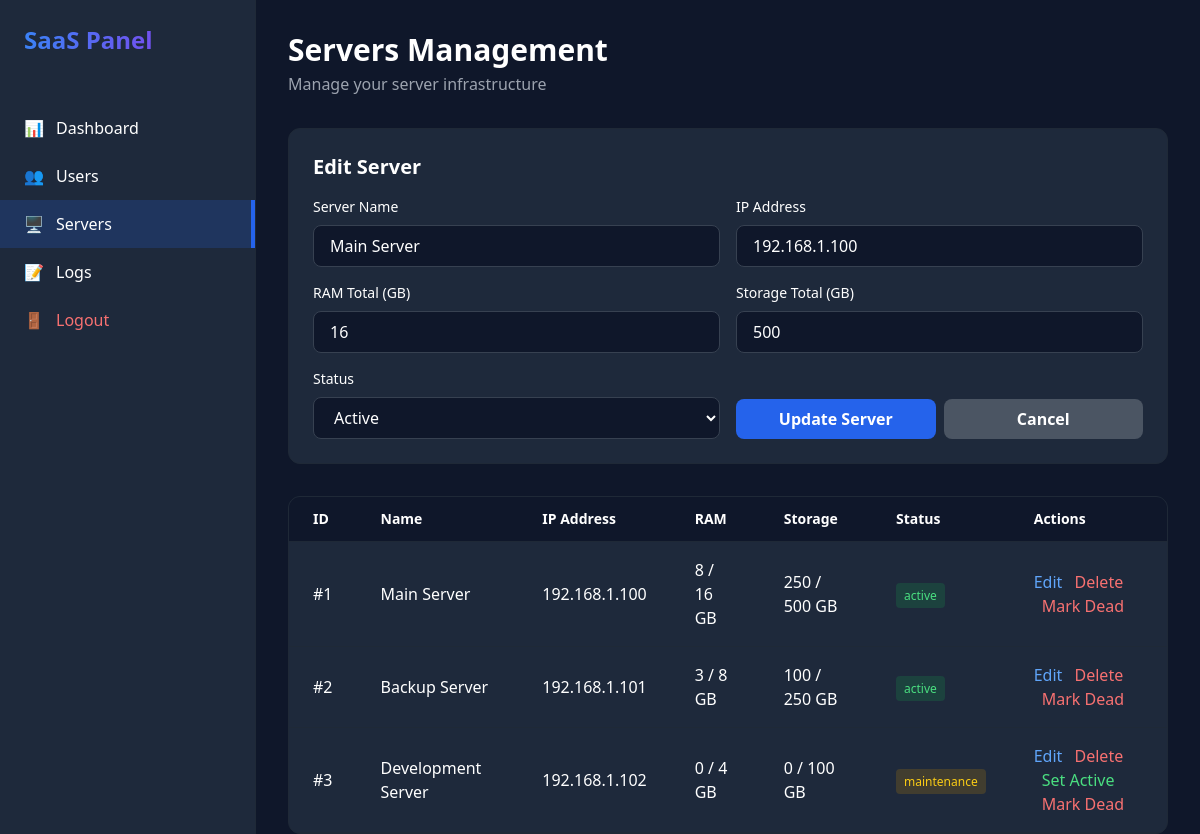
/admin/servers.php?edit=1 (signed in), run on the app's committed database.
### tables this page shows
CREATE TABLE servers (
    id INT AUTO_INCREMENT PRIMARY KEY,
    name VARCHAR(255) NOT NULL,
    ip_address VARCHAR(45) NOT NULL,
    status ENUM('active', 'dead', 'maintenance') DEFAULT 'active',
    ram_total INT DEFAULT 0 COMMENT 'RAM in GB',
    ram_used INT DEFAULT 0,
    storage_total INT DEFAULT 0 COMMENT 'Storage in GB',
    storage_used INT DEFAULT 0,
    last_check TIMESTAMP NULL,
    created_at TIMESTAMP DEFAULT CURRENT_TIMESTAMP,
    INDEX idx_status (status)
);

### admin/servers.php (the view, shortened to what this page needs)
<?php
require_once '../config/db.php';
$servers_query = mysqli_query($conn, "SELECT * FROM servers ORDER BY created_at DESC");
$edit_server = null;
if (isset($_GET['edit'])) {
    $edit_id = (int)$_GET['edit'];
    $result = mysqli_query($conn, "SELECT * FROM servers WHERE id = $edit_id");
    $edit_server = mysqli_fetch_assoc($result);
}
?>
<!DOCTYPE html>
<html lang="en">
<head>
    <script src="https://cdn.tailwindcss.com"></script>
</head>
<body class="bg-[#0f172a] text-white">
    <div class="flex h-screen">
        <div class="w-64 bg-[#1e293b] border-r border-gray-800 fixed h-full">
            <div class="p-6">
                <h2 class="text-2xl font-bold bg-gradient-to-r from-blue-500 to-purple-600 bg-clip-text text-transparent">
                </h2>
            </div>
            <nav class="mt-6">
                <a href="index.php" class="flex items-center px-6 py-3 hover:bg-gray-800 transition">
                    <span class="mr-3">📊</span> Dashboard
                </a>
                <a href="users.php" class="flex items-center px-6 py-3 hover:bg-gray-800 transition">
                    <span class="mr-3">👥</span> Users
                </a>
                <a href="servers.php" class="flex items-center px-6 py-3 bg-blue-600/20 border-r-4 border-blue-600">
                    <span class="mr-3">🖥️</span> Servers
                </a>
                <a href="logs.php" class="flex items-center px-6 py-3 hover:bg-gray-800 transition">
                    <span class="mr-3">📝</span> Logs
                </a>
                <a href="../auth/logout.php" class="flex items-center px-6 py-3 hover:bg-gray-800 transition text-red-400">
                    <span class="mr-3">🚪</span> Logout
                </a>
            </nav>
        </div>
        <div class="flex-1 ml-64 p-8">
            <div class="mb-8">
                <h1 class="text-3xl font-bold">Servers Management</h1>
                <p class="text-gray-400 mt-1">Manage your server infrastructure</p>
            </div>
            <div class="bg-[#1e293b] p-6 rounded-xl border border-gray-800 mb-8">
                <h2 class="text-xl font-semibold mb-4"><?= $edit_server ? 'Edit Server' : 'Add New Server' ?></h2>
                <form method="POST" class="grid md:grid-cols-2 gap-4">
                    <div>
                        <label class="block text-sm mb-2">Server Name</label>
                        <input type="text" name="name" required value="<?= $edit_server['name'] ?? '' ?>"
                               class="w-full px-4 py-2 bg-[#0f172a] border border-gray-700 rounded-lg focus:outline-none focus:border-blue-500">
                    </div>
                    <div>
                        <label class="block text-sm mb-2">IP Address</label>
                        <input type="text" name="ip_address" required value="<?= $edit_server['ip_address'] ?? '' ?>"
                               class="w-full px-4 py-2 bg-[#0f172a] border border-gray-700 rounded-lg focus:outline-none focus:border-blue-500">
                    </div>
                    <div>
                        <label class="block text-sm mb-2">RAM Total (GB)</label>
                        <input type="number" name="ram_total" required value="<?= $edit_server['ram_total'] ?? 0 ?>"
                               class="w-full px-4 py-2 bg-[#0f172a] border border-gray-700 rounded-lg focus:outline-none focus:border-blue-500">
                    </div>
                    <div>
                        <label class="block text-sm mb-2">Storage Total (GB)</label>
                        <input type="number" name="storage_total" required value="<?= $edit_server['storage_total'] ?? 0 ?>"
                               class="w-full px-4 py-2 bg-[#0f172a] border border-gray-700 rounded-lg focus:outline-none focus:border-blue-500">
                    </div>
                    <div>
                        <label class="block text-sm mb-2">Status</label>
                        <select name="status" class="w-full px-4 py-2 bg-[#0f172a] border border-gray-700 rounded-lg focus:outline-none focus:border-blue-500">
                            <option value="active" <?= ($edit_server['status'] ?? '') == 'active' ? 'selected' : '' ?>>Active</option>
                        </select>
                    </div>
                    <div class="flex items-end">
                        <button type="submit" class="w-full bg-blue-600 hover:bg-blue-700 py-2 rounded-lg font-semibold transition">
                            <?= $edit_server ? 'Update Server' : 'Add Server' ?>
                        </button>
                        <?php if ($edit_server): ?>
                            <a href="servers.php" class="ml-2 w-full bg-gray-600 hover:bg-gray-700 py-2 rounded-lg font-semibold transition text-center">
                                Cancel
                            </a>
                        <?php endif; ?>
                    </div>
                </form>
            </div>
            <div class="bg-[#1e293b] rounded-xl border border-gray-800 overflow-hidden">
                <table class="w-full">
                    <thead class="bg-[#0f172a] border-b border-gray-800">
                        <tr>
                            <th class="px-6 py-3 text-left text-sm font-semibold">ID</th>
                            <th class="px-6 py-3 text-left text-sm font-semibold">Name</th>
                            <th class="px-6 py-3 text-left text-sm font-semibold">IP Address</th>
                            <th class="px-6 py-3 text-left text-sm font-semibold">RAM</th>
                            <th class="px-6 py-3 text-left text-sm font-semibold">Storage</th>
                            <th class="px-6 py-3 text-left text-sm font-semibold">Status</th>
                            <th class="px-6 py-3 text-left text-sm font-semibold">Actions</th>
                        </tr>
                    </thead>
                    <tbody>
                        <?php while ($server = mysqli_fetch_assoc($servers_query)): ?>
                        <tr class="border-b border-gray-800 hover:bg-gray-800/50 transition">
                            <td class="px-6 py-4">#<?= $server['id'] ?></td>
                            <td class="px-6 py-4 font-medium"><?= htmlspecialchars($server['name']) ?></td>
                            <td class="px-6 py-4"><?= htmlspecialchars($server['ip_address']) ?></td>
                            <td class="px-6 py-4"><?= $server['ram_used'] ?> / <?= $server['ram_total'] ?> GB</td>
                            <td class="px-6 py-4"><?= $server['storage_used'] ?> / <?= $server['storage_total'] ?> GB</td>
                            <td class="px-6 py-4">
                                <span class="px-2 py-1 rounded text-xs <?=
                                    $server['status'] == 'active' ? 'bg-green-600/20 text-green-400' :
                                    ($server['status'] == 'dead' ? 'bg-red-600/20 text-red-400' : 'bg-yellow-600/20 text-yellow-400') ?>">
                                    <?= $server['status'] ?>
                                </span>
                            </td>
                            <td class="px-6 py-4 space-x-2">
                                <a href="?edit=<?= $server['id'] ?>" class="text-blue-400 hover:text-blue-300">Edit</a>
                                <a href="?delete=<?= $server['id'] ?>" class="text-red-400 hover:text-red-300" onclick="return confirm('Delete this server?')">Delete</a>
                                <?php if ($server['status'] != 'active'): ?>
                                    <a href="?status=active&id=<?= $server['id'] ?>" class="text-green-400 hover:text-green-300">Set Active</a>
                                <?php endif; ?>
                                <?php if ($server['status'] != 'dead'): ?>
                                    <a href="?status=dead&id=<?= $server['id'] ?>" class="text-red-400 hover:text-red-300">Mark Dead</a>
                                <?php endif; ?>
                            </td>
                        </tr>
                        <?php endwhile; ?>
                    </tbody>
                </table>
            </div>
        </div>
    </div>
</body>
</html>

### data on the page
servers: name "Main Server", ip_address "192.168.1.100", ram_total "16", storage_total "500", status "Active", id "1", ram_used "8", storage_used "250", status "active"
servers: id "2", name "Backup Server", ip_address "192.168.1.101", ram_used "3", ram_total "8", storage_used "100", storage_total "250", status "active"
servers: id "3", name "Development Server", ip_address "192.168.1.102", ram_used "0", ram_total "4", storage_used "0", storage_total "100", status "maintenance"
